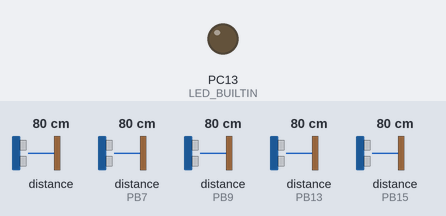
Simulated run of this sketch. Board: STM32 Blue Pill. On the bench: output pins drawn as LEDs (lit = HIGH). The test bench sets the inputs (shaded band); at power-on: distance to the obstacle (sensors on PB7, PB9, PB13, PB15) 80 cm, distance to the obstacle 80 cm. The echo pulse lasts 58.3 µs per cm; the ROS host is connected and sends only what is stated.

Above: at 1.28 s.
1.3 s: distance to the obstacle (sensor on PB7) set to 2 cm
At 3.4 s:
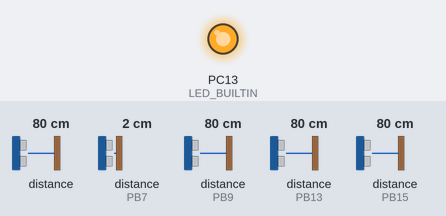
Timing chart, 0 to 10.3 s (numbered marks = the images above; inputs shaded):
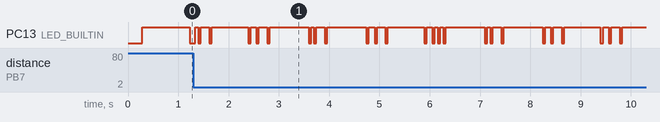

The sketch:

ros_multi_sr04.ino
```cpp
#include <ros.h>
#include <ros/time.h>
#include <sensor_msgs/Range.h>
#include <Ultrasonic.h>
#include <limits.h>


//Set to either "1" or "0" to include experimental features
#define INCLUDE_EXPERIMENTAL  0


#define LED_BUILTIN PC13
#define LED_ON      LOW
#define LED_OFF     HIGH

//#define SPEEDOFSOUND   343.0  // meters per second (at about 20C tempurature)
#define US_PER_METER_RT 5830.9  // uSec per meter for round trip


#define SONAR_NUM  4    // Number of sensors.
#define MAXRANGE   1.0  // Maximum distance (in meters) to ping.
#define MINRANGE   0.1  //
#define FOV       30.0  // Sensor field of view in DEGREES
#define QUIET     50    // number of milliseconds to be "quiet" between pings

// Data is send from a sensor only if the sensed distance changes or the maximum reporting
// period expires.  The default maxium period on one second.   This ensures the at least
// 1 Hz reporting.
//
// There is also a minimum reporting period.  The isthe fastest rate that data will be
// sent from a given sensor.   But the actual rate is determined by the laws of logic
// and physics and can be longer then the specificed minumium period.  For example we
// have to wait for the ultrasonic pulse to travel to the target and return and then wait
// a littl longer for the room echoes to dies down before we can pulse the next sensor.
// the actual rate also depends on the number active sensors and when their minimu rates
// are.   This softwre make best effort to pulse each sensor at the specified minimum
// periodic rate.    Note that the time to measure distance is less for objects that
// are closer so the rate of measurement can depend onthe target distance.  This software
// make a "best effort" to schedule measurements but exact timing depends on
// run time condidtions

// The default minimum "ping period" is 100 milliseconds or 10Hz
// the sensor is turned off if the period is set to zero.
short min_period[SONAR_NUM] = {100, 100, 100, 100};

// The default maximum "ping period" is 1000 milliseconds or 1Hz
const short max_period[SONAR_NUM] = {1000, 1000, 1000, 1000};

// Array of times when we last sent a distance.
// Eachelement is the time in "millis" when the next "ping" is to be sent
unsigned long next_ping[SONAR_NUM] = {0, 0, 0, 0};

// Array of "last sent" distances.   We intilize with "impossible" values
// to force a send on any value the first time
unsigned int last_value[SONAR_NUM] = {9999, 9999, 9999, 9999};

// This array records the time in millis when data from each sensor
// was last publised.   This array is used along with max_period[]
// to enforce a minimum publsh rate
unsigned long last_published[SONAR_NUM] = {0, 0, 0, 0};


// Compute sensor time out in uSec rounded to integer based on maximum
// range in meters
const unsigned long timeout = long((US_PER_METER_RT * MAXRANGE) + 0.5);


// Frame ID is used to denote which physical sensor
char frameid[SONAR_NUM][4] = {"s0", "s1", "s2", "s3"};


ros::NodeHandle  nh;
sensor_msgs::Range range_msg;
ros::Publisher pub( "/multisonar", &range_msg);


// Sensor object array. Each sensor's trigger pin, echo pin,
// and timeout in uSec to ping.
//
// Below is for Arduino Uno platform
//                                           T   E  microseconds
//Ultrasonic sonar[SONAR_NUM] = {Ultrasonic( 4,  5, timeout),
//                               Ultrasonic( 6,  7, timeout),
//                               Ultrasonic( 8,  9, timeout),
//                               Ultrasonic(10, 11, timeout)
//                              };
//
// Below is for "Blue Pill" platform.  It uses only 5 volt tolerent pins
// and avids using pins that are shared with USB cable
Ultrasonic sonar[SONAR_NUM] = {Ultrasonic(PB12, PB13, timeout),
                               Ultrasonic(PB14, PB15, timeout),

                               Ultrasonic(PB6,  PB7,  timeout),
                               Ultrasonic(PB8,  PB9,  timeout)
                              };

// find the index of the next sensor to ping.
short nextSendor() {
  unsigned long smallest;
  short         index;

  index    = 0;
  smallest = ULONG_MAX;

  for (int i = 0; i <= SONAR_NUM; i++) {

    if (next_ping[i] < smallest) {
      smallest = next_ping[i];
      index = i;
    }
  }
  return index;
}


void setup()
{
  nh.initNode();
  nh.advertise(pub);

  range_msg.radiation_type  = sensor_msgs::Range::ULTRASOUND;
  range_msg.field_of_view   = FOV * DEG_TO_RAD;
  range_msg.min_range       = MINRANGE;
  range_msg.max_range       = MAXRANGE;

  // initialize digital pin LED_BUILTIN as an output.
  pinMode(LED_BUILTIN, OUTPUT);

#if INCLUDE_EXPERIMENTAL

 //>>>>>>>>>>>>>>>>>>>>>>  Parameter processing not 100% debuged <<<<<<<<<<<<<<<<<<<
 //>>>>>>>>>>>>>>>>>>>>>>  Parameter processing not 100% debuged <<<<<<<<<<<<<<<<<<<
 //>>>>>>>>>>>>>>>>>>>>>>  Parameter processing not 100% debuged <<<<<<<<<<<<<<<<<<<

  while(!nh.connected()) nh.spinOnce();

  int sr_min_period_parm[SONAR_NUM];
  if (nh.getParam("~sp_min_period", sr_min_period_parm,SONAR_NUM)){

       // if we were able to connect with parmater server then over write defaults
       // after checking that the value is valid
       for (int i=0; i < SONAR_NUM; i++) {
           int val = sr_min_period_parm[i];

           if ( val > 0 && val < 16000) {
               min_period[i] = sr_min_period_parm[i];
               nh.loginfo("parm ok");
           }
           else {
               nh.loginfo("parm invalid");
           }
       }
  }
  else {
      nh.loginfo("sp_min_period parm not found, using defaults");
  }

  nh.loginfo("Startup complete");
#endif /*INCLUDE_EXPERIMENTAL */
}


// TODO  Optionally round the distance.
// TODO  Only publish the message if the value changes but maybe also send at low rate
//       Sat mauybe one per second unless the data changes.   So if we round the data
//       then it changes a lot less frequently.


#define LOOPDELAY 1

void loop()
{

  unsigned int  distance_cm;
  short         sonar_index = 0;
  unsigned long last_ping;
  int           wait_time;

  digitalWrite(LED_BUILTIN, LED_OFF);   // only turn the LED on if we actually publish.

  // Look at the timer that will expire first and determin if we need to do anything at all
  sonar_index = nextSendor();
  if (next_ping[sonar_index] <=  millis()) {

    // Record the next time this sensor should ping
    // Note that we don't publish each ping so this may not be the actual published rate
    next_ping[sonar_index] = millis() + min_period[sonar_index];


    // TODO get range in microseconds then use atmospheric temperatue/humidity sensor
    //      data to compute the speed of sound.  But for now use standard conditions.

    range_msg.header.frame_id = &frameid[sonar_index][0];

    // ping the sensor get record distance and the time when this finished
    distance_cm = sonar[sonar_index].read();
    last_ping = millis();

    range_msg.header.stamp = nh.now();

    // Check if we need to publish this distance.
    //     1. We do not publish the distqnce if the distnce has not changed from the
    //        last time it was published but,
    //     2. We will do publish the distance after a specified minium time interval
    //        even it is has not changed. and
    //     3. We always publish the first measurement.
    //
    if ( (last_value[sonar_index] != distance_cm) ||
         (millis()  >= last_published[sonar_index] + max_period[sonar_index])   ) {

      digitalWrite(LED_BUILTIN, LED_ON);  // Blink for every publication

      // do the conversion to float and divide here, inside the if statment only
      // if we need to publish.  Floating point is expensive with no FPU.
      range_msg.range = float(distance_cm) / 100.0;
      pub.publish(&range_msg);

      last_published[sonar_index] = millis();
      last_value[sonar_index]  = distance_cm;
    }

    // we just completed a ping and maybe published the measurment.  Now we must
    // wait for any echos to die out before continueing.  Publishing the data may
    // taken some unknown about of time. We will waitfor "QUIET" milliseconds
    // before doing the next ping
    wait_time =  QUIET ;                  // milliseconds between pings
    wait_time -= LOOPDELAY;               // we always do the LOOPDAY, so take it out.
    wait_time -= (millis() - last_ping);  // reduce the wait time by the the elapsed time.
    if (wait_time > 0 ) {
      delay(wait_time);
    }
  }

  nh.spinOnce();
  delay(LOOPDELAY);
}
```
